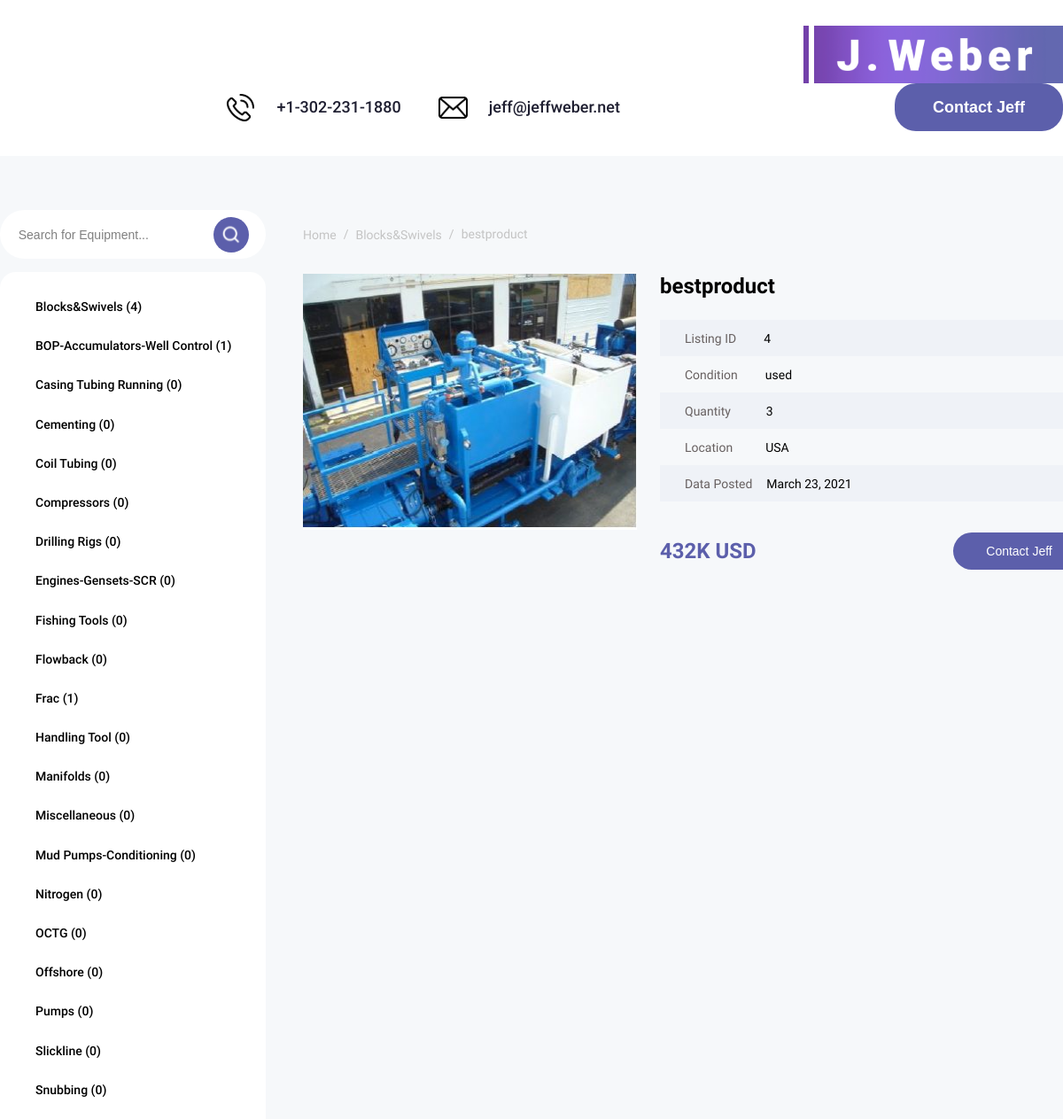
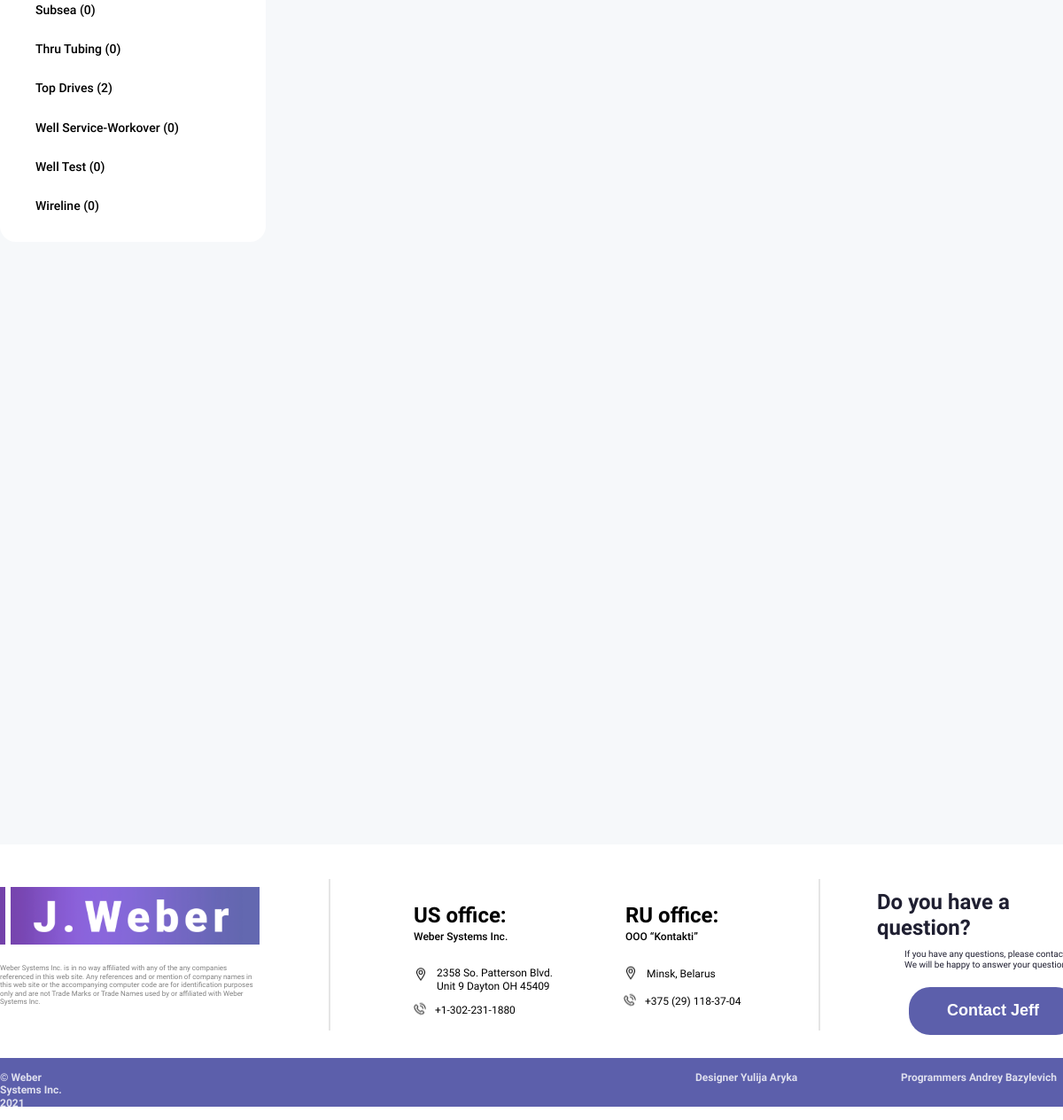
Screenshot of /products/blocksswivels/bestproduct/ with the database file from the repository (2 pictures, top to bottom).
### website/models.py (models this page shows, shortened)
class Category (models.Model):
    name = models.CharField(max_length=1000, verbose_name='category name')
    slug = models.SlugField(unique=True)
    objects = CategoryManager()
    def get_absolute_url(self):
        return reverse('category_detail', kwargs={'slug':self.slug})

class Product (models.Model):
    MIN_RESOLUTION = (400, 400)
    class Meta:
        abstract = True
    category = models.ForeignKey(Category, verbose_name='Category', on_delete=models.CASCADE)
    title = models.CharField(max_length=1000, verbose_name='Title')
    slug = models.SlugField(unique=True)
    image = models.ImageField(verbose_name='Image')
    condition = models.CharField(max_length=50, verbose_name='Condition')
    quantity = models.IntegerField(verbose_name='Quantity product')
    location = models.TextField(max_length=100)
    data_posted = models.DateField(auto_now=False, verbose_name='Date')
    price = models.DecimalField(max_digits=9, decimal_places=0, verbose_name='Price')
    description = models.TextField(verbose_name='Description', null=True)

class BlocksSwivels(Product):
    def __str__(self):
        return '{}:{}'.format(self.category.name, self.title)
    def get_absolute_url(self):
        return get_product_url(self, 'product_detail')

### website/views.py (the view)
# urls.py: path('products/<str:ct_model>/<str:slug>/', ProductDetailView.as_view(), name='product_detail'),
class ProductDetailView(CategoryDetailMixin, DetailView):
    CT_MODEL_MODEL_CLASS = {
        'blocksswivels': BlocksSwivels,
        'bopaccumulatorswellcontrol': BopAccumulatorsWellControl,
        'casingtubingrunning': CasingTubingRunning,
        'cementing': Cementing,
        'coiltubing': CoilTubing,
        'compressor': Compressor,
        'drillstring': DrillString,
        'drillingrig': DrillingRig,
        'enginesgensetsscr': EnginesGensetsSCR,
        'fishingtool': FishingTool,
        'flowback': Flowback,
        'frac': Frac,
        'handlingtool': HandlingTool,
        'manifold': Manifold,
        'miscellaneou': Miscellaneou,
        'mudpumpsconditioning': MudPumpsConditioning,
        'nitrogen': Nitrogen,
        'octg': OCTG,
        'offshore': Offshore,
        'pumps': Pumps,
        'slickline': Slickline,
        'snubbing': Snubbing,
        'subsea': Subsea,
        'topdrive': TopDrive,
        'thrutubing': ThruTubing,
        'wellserviceworkover': WellServiceWorkover,
        'welltest': WellTest,
        'wireline': Wireline,
    }
    def dispatch(self, request, *args, **kwargs):
        self.model = self.CT_MODEL_MODEL_CLASS[kwargs['ct_model']]
        self.queryset = self.model._base_manager.all()
        return super().dispatch(request, *args, **kwargs)
    context_object_name = 'product'
    template_name = 'product_detail.html'
    slug_url_kwarg = 'slug'

### website/mixins.py (called while the page is built)
    def get_context_data(self, **kwargs):
        context = super().get_context_data(**kwargs)
        context['categories'] = Category.objects.get_categories_for_left_sidebar()
        return context

### website/models.py (called while the page is built)
def get_models_for_count(*model_names):
    return [models.Count(model_name)for model_name in model_names]

    def get_queryset(self):
        return super().get_queryset()

    def get_categories_for_left_sidebar(self):
        models = get_models_for_count('blocksswivels', 'bopaccumulatorswellcontrol', 'casingtubingrunning', 'cementing', 'coiltubing', 'compressor', 'drillstring', 'drillingrig', 'enginesgensetsscr', 'fishingtool', 'flowback', 'frac', 'handlingtool', 'manifold', 'miscellaneou', 'mudpumpsconditioning', 'nitrogen', 'octg', 'offshore', 'pumps', 'slickline', 'snubbing', 'subsea', 'thrutubing', 'wellserviceworkover', 'welltest', 'wireline', 'topdrive')
        qs = list(self.get_queryset().annotate(*models))
        data = [
            dict(name=c.name, url=c.get_absolute_url(), count=getattr(c, self.CATEGORY_NAME_COUNT_NAME[c.name]))
            for c in qs
        ]
        return data

### website/templates/product_detail.html (shortened to what this page needs)
{% extends 'base.html' %}
{% load static %}
{% block right %}
<div class="right_block_for_product">
    <div class="block_for_link">
         <div class="link_right_block">
             <li class="link_right_block_item"><a href="{% url 'base' %}">Home</a></li>
             <li class="link_right_block_item"><a href="#">{{ product.category.name }}</a></li>
             <li class="link_right_block_item active" aria-current="page">{{ product.title }}</li>
         </div>
    </div>
    <div class="right_block_product">
        <div class="picture_wrapper">
            <img src="{{ product.image.url }}" class="img-fluid">
        </div>
        <div class="table_title_right">
            <tr>
                <td><h2>{{ product.title }}</h2></td>
                <td><div class="product_id"><h1>Listing ID</h1><h3>{{ product.id }}</h3></div></td>
                <td><div class="product_condition"><h1>Condition</h1><h3>{{ product.condition }}</h3></div></td>
                <td><div class="product_quantity"><h1>Quantity</h1><h3>{{ product.quantity }}</h3></div></td>
                <td><div class="product_location"><h1>Location</h1><h3>{{ product.location }}</h3></div></td>
                <td><div class="product_data_posted"><h1>Data Posted</h1><h3>{{ product.data_posted }}</h3></div></td>
                <div class="product_price_and_button">
                    <h4>
                        <div class="price">{{ product.price }}K USD</div>
                    </h4>
                    <h5>
                        <button class="product_footer_button" data-modal>Contact Jeff</button>
                    </h5>
                </div>
            </tr>
        </div>
    </div>
</div>
{% endblock %}

### website/templates/base.html (shortened to what this page needs)
{% load static %}
<!DOCTYPE html>
<html lang="en">
{% block head %}
<head>
    <link rel="stylesheet" href="{% static 'styles/style.css'%}">
</head>
{% endblock %}
<body>
    {% block header %}
    <header class="header">
        <div class="wrapper">
           <div class="header_wrapper">
               <div class="header_logo">
                   <a href="/jeffweber/base" class="header_logo-link">
                       <img src="{% static 'img/svg/logo.svg'%}" alt="logo" class="header_logo-pic">
                   </a>
               </div>
               <nav class="header_nav">
                   <div class="header_block">
                       <ul class="header_list">
                           <li class="header_item">
                               <div class="nav_wrapper">
                                   <img src="{% static 'img/svg/icon_phone.svg'%}" alt="icon phone" class="icon_phone">
                                   <a href="#!" class="header_link">+1-302-231-1880</a>
                               </div>
                           </li>
                           <li class="header_item">
                               <div class="nav_wrapper">
                                   <img src="{% static 'img/svg/icon_message.svg'%}" alt="icon email" class="icon_email">
                                   <a href="#!" class="header_link">jeff@jeffweber.net</a>
                               </div>
                           </li>
                       </ul>
                       <button class="btn" data-modal>Contact Jeff</button>
                   </div>
               </nav>
           </div>
        </div>
    </header>
    {% endblock %}
    <main class="main">
        <section class="intro">
            <div class="wrapper">
                {% block left %}
                <div class="left_block">
                     <form class="search-form">
                        <div class="search_wrapper">
                            <input type="text" class="search_input" value="Search for Equipment...">
                            <div class="search_button">
                                <img src="{% static 'img/svg/lupa.svg'%}" alt="" class="search_icon" >
                            </div>
                        </div>
                    </form>
                    <form class="categories-form">
                        <div class="categories_wrapper">
                            <ul class="categories_items">
                                {% for category in categories %}
                                <li class="categories_item">
                                    <a href="{{ category.url }}" >{{ category.name }} ({{ category.count }})</a>
                                </li>
                                {% endfor %}
                            </ul>
                        </div>
                    </form>
                </div>
                {% endblock %}
                {% block right %}{% endblock %}
            </div>
        </section>
    </main>
    {% block footer %}
    <footer class="footer">
        <div class="footer_up">
            <div class="wrapper">
                <div class="footer_up_left">
                    <div class="logo_footer_left">
                       <a href="/" class="footer_logo-link">
                           <img src="{% static 'img/svg/logo.svg'%}" alt="logo" class="footer_logo-pic">
                       </a>
                    </div>
                    <div class="footer_logo_text">
                        <h1>Weber Systems Inc. is in no way affiliated with any of the any companies referenced in this web site. Any references and or mention of company names in this web site or the accompanying computer code are for identification purposes only and are not Trade Marks or Trade Names used by or affiliated with Weber Systems Inc.</h1>
                    </div>
                </div>
                <hr>
                <div class="contact_centre_footer">
                    <div class="office_footer">
                        <div class="us_centre_footer">
                            <h1>US office:</h1>
                        </div>
                        <div class="ru_centre_footer">
                            <h1>RU office:</h1>
                        </div>
                        <div class="us_title_centre_footer">
                            <h1>Weber Systems Inc.</h1>
                        </div>
                        <div class="ru_title_centre_footer">
                            <h1>OOO “Kontakti”</h1>
                        </div>
                    </div>
                    <div class="contact_footer">
                        <div class="us_address_footer">
                            <div class="address_us_wrapper">
                                <img src="{% static 'img/svg/icon_location.svg'%}" alt="icon_location" class="icon_location">
                                <h1>2358 So. Patterson Blvd. Unit 9 Dayton OH 45409</h1>
                            </div>
                        </div>
                        <div class="blr_address_footer">
                            <div class="address_blr_wrapper">
                                <img src="{% static 'img/svg/icon_location.svg'%}" alt="icon_location" class="icon_location">
                                <h1>Minsk, Belarus</h1>
                            </div>
                        </div>
                        <div class="phone_us_footer">
                            <div class="phone_us_wrapper">
                                <img src="{% static 'img/svg/icon_phone_small.svg'%}" alt="icon_phone_small" class="icon_phone_small">
                                <h1>+1-302-231-1880</h1>
                            </div>
                        </div>
                        <div class="phone_blr_footer">
                            <div class="phone_blr_wrapper">
                                <img src="{% static 'img/svg/icon_phone_small.svg'%}" alt="icon_phone_small" class="icon_phone_small">
                                <h1>+375 (29) 118-37-04</h1>
                            </div>
                        </div>
                    </div>
                </div>
                <hr>
                <div class="footer_contact_jeff">
                    <div class="footer_text_question">
                        <h1>Do you have a question?</h1>
                    </div>
                    <div class="footer_text_question_two">
                        <h1>If you have any questions, please contact us. We will be happy to answer your questions!</h1>
                    </div>
                    <button class="footer_button" data-modal >Contact Jeff</button>
                </div>
            </div>
        </div>
        <div class="footer_down">
            <div class="wrapper">
                <div class="footer_wrapper">
                    <div class="title_left_footer"><h1>© Weber Systems Inc. 2021</h1></div>
                    <div class="designer"><h1>Designer Yulija Aryka</h1></div>
                    <div class="programmes"><h1>Programmers Andrey Bazylevich </h1></div>
                </div>
            </div>
        </div>
    </footer>
    {% endblock %}
</body>
</html>

### rows the page displays
Category: name "Blocks&Swivels"
Category: name "BOP-Accumulators-Well Control"
Category: name "Casing Tubing Running"
Category: name "Cementing"
Category: name "Coil Tubing"
Category: name "Compressors"
Category: name "Drilling Rigs"
Category: name "Engines-Gensets-SCR"
Category: name "Fishing Tools"
Category: name "Flowback"
Category: name "Frac"
Category: name "Handling Tool"
Category: name "Manifolds"
Category: name "Miscellaneous"
Category: name "Mud Pumps-Conditioning"
Category: name "Nitrogen"
Category: name "OCTG"
Category: name "Offshore"
Category: name "Pumps"
Category: name "Slickline"
Category: name "Snubbing"
Category: name "Subsea"
Category: name "Thru Tubing"
Category: name "Top Drives"
Category: name "Well Service-Workover"
Category: name "Well Test"
Category: name "Wireline"
BlocksSwivels: category.name "Blocks&Swivels", title "bestproduct", image (picture), id "4", condition "used", quantity "3", location "USA", data_posted "March 23, 2021", price "432"

### other values shown
{{ category.count }} "4" "1" "0" "0" "0" "0" "0" "0" "0" "0" "1" "0" "0" "0" "0" "0" "0" "0" "0" "0" "0" "0" "0" "2" "0" "0" "0"
